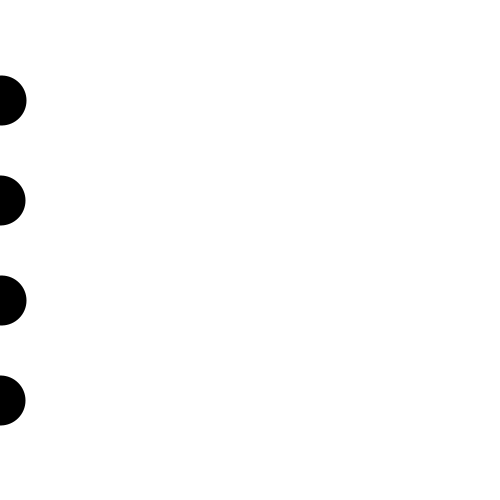
Frame 1 (no input)
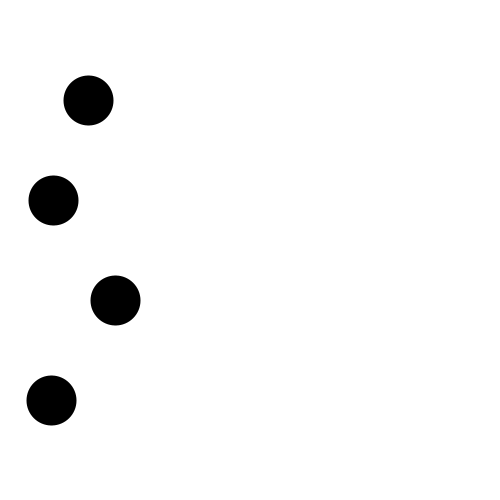
Frame 60 (the mouse pressed at the canvas centre just before this capture)
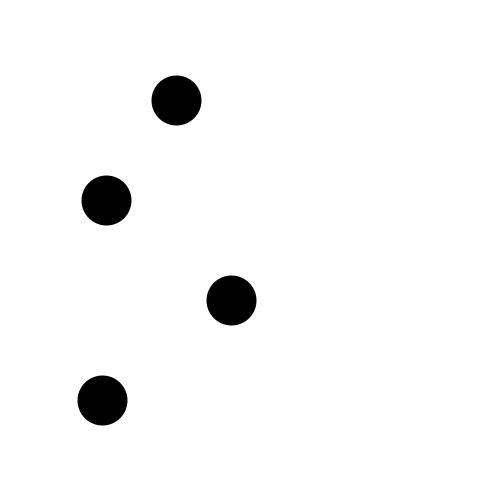
Frame 120 (the mouse held since frame 60 and released just before this capture)

The Processing sketch that drew these frames (run headless with seeded random() and noise(); from frame 60 on, the mouse is pressed at the canvas centre):

// Processing sketch: e08_wyscigi_bez_ustawki_tlo
// ── e08_wyscigi_bez_ustawki_tlo.pde
float v1 = random(0.5, 2.0);
float v2 = random(0.5, 2.0);
float v3 = random(0.5, 2.0);
float v4 = random(0.5, 2.0);

void setup()
{
  size(500, 500);
  strokeWeight(50);
  stroke(0);
}

void draw()
{
   background(255);
   point(frameCount*v1, height*0.2);
   point(frameCount*v2, height*0.4);
   point(frameCount*v3, height*0.6);
   point(frameCount*v4, height*0.8);
}
